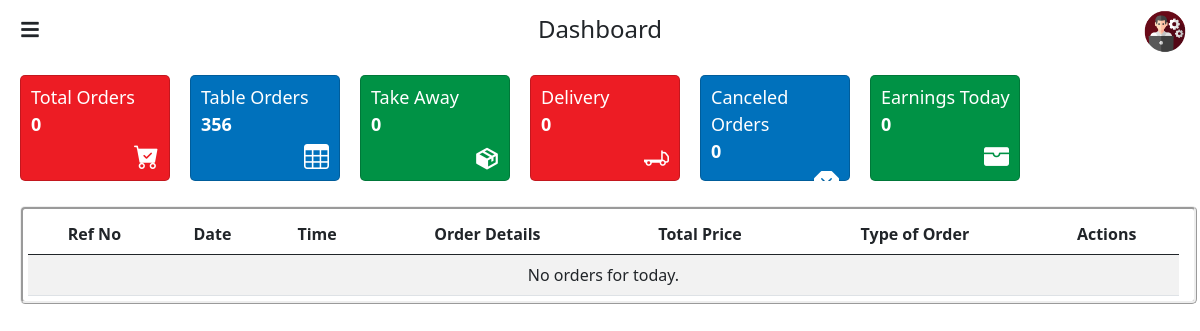
The app's page / (signed in), older data.
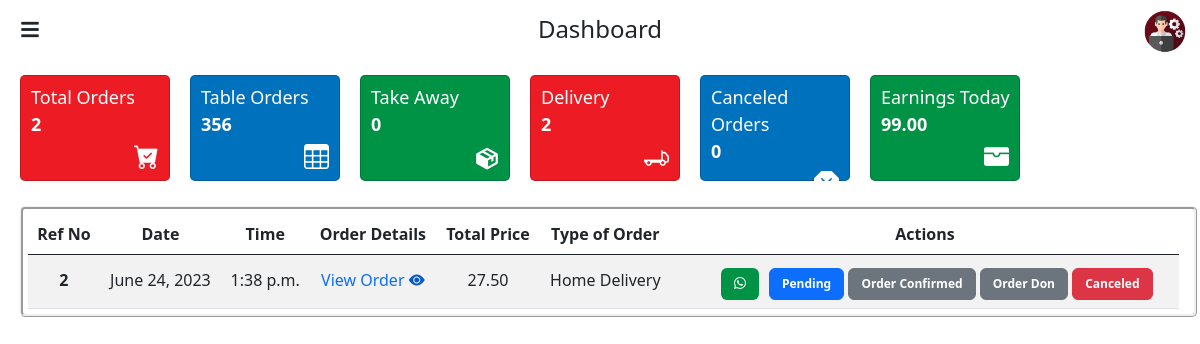
The same page, newer data.
### adminapp/models.py (models this page shows, shortened)
class Order(models.Model):
    TYPE = (
        ('Home Delivery', 'Home Delivery'),
        ('Take Away', 'Take Away'),
    )
    PAYMENT_MODE = (
        ('Cash on Delivery', 'Cash on Delivery'),
        ('Card on Delivery', 'Card on Delivery'),
    )
    STATUS = (
        ('Pending', 'Pending'),
        ('Order Confirmed', 'Order Confirmed'),
        ('Order Don', 'Order Don'),
        ('Canceled', 'Canceled'),
    )
    cart = models.ManyToManyField(Cart)
    reference_number = models.CharField(max_length=100, unique=True)
    order_type = models.CharField(max_length=100, choices=TYPE)
    name = models.CharField(max_length=200)
    whatsapp_number = models.CharField(max_length=20)
    contact_number = models.CharField(max_length=20)
    address_one = models.CharField(max_length=500)
    address_two = models.CharField(max_length=500)
    address_three = models.CharField(max_length=500)
    order_note = models.CharField(max_length=500)
    payment_mode = models.CharField(max_length=100, choices=PAYMENT_MODE)
    date = models.DateField(auto_now_add=True)
    time = models.TimeField()
    status = models.CharField(max_length=100, choices=STATUS, default='Pending', null=True, blank=True)
    def get_product_total_price(self):
        total_price = Decimal(0)
        for order_item in self.cart.all():
            total_price += order_item.get_total_price_with_tax()
        return total_price
    def get_cart_total(self):
        total = Decimal(0)
        for cart_item in self.cart.all():
            total += cart_item.total
        return total

class Cart(models.Model):
    user = models.ForeignKey(User, on_delete=models.CASCADE)
    product_price = models.ForeignKey(ProductPrice, on_delete=models.CASCADE)
    quantity = models.PositiveIntegerField(default=1)
    product_price_dummy = models.CharField(max_length=100, null=True, blank=True)
    tax_dummy = models.CharField(max_length=100, null=True, blank=True)
    total = models.DecimalField(max_digits=10, decimal_places=2, null=True, blank=True)
    def get_total_price_with_tax(self):
        if self.product_price.discount_price is not None:
            price = self.product_price.discount_price
        else:
            price = self.product_price.actual_price
        tax_amount = Decimal(price) * Decimal(self.product_price.tax) / 100
        total_price_with_tax = (Decimal(price) + tax_amount) * Decimal(self.quantity)
        return total_price_with_tax

### adminapp/views.py (the view, shortened to what this page needs)
# urls.py: path('',views.admin_index,name='admin_index'),
@login_required
def admin_index(request):
    today = date.today()  # Get today's date
    orders = Order.objects.filter(date=today)
    total_orders_count = orders.count()
    canceled_orders = orders.filter(status='Canceled')
    canceled_orders_count = canceled_orders.count()
    orders_don = orders.filter(status='Order Don')
    total_cart_earnings = Decimal(0)
    for order in orders_don:
        total_cart_earnings += order.get_cart_total()
    order_types = []
    for order_type in Order.TYPE:
        count = orders.filter(order_type=order_type[0]).count()
        order_types.append((order_type[0], order_type[1], count))
    context = {
        'orders': orders,
        'total_orders_count': total_orders_count,
        'canceled_orders_count': canceled_orders_count,
        'total_cart_earnings': total_cart_earnings,
        'order_types': order_types,
    }
    return render(request, 'admin_index.html', context)

### adminapp/templates/admin_index.html (shortened to what the changed rows need)
<!DOCTYPE html>
{% load static %}
<html lang="en">
<head>
    <link href="https://cdn.jsdelivr.net/npm/bootstrap@5.3.0-alpha3/dist/css/bootstrap.min.css" rel="stylesheet">
    <link rel="stylesheet" href="https://cdn.jsdelivr.net/npm/bootstrap-icons@1.10.5/font/bootstrap-icons.css">
    <link href='https://unpkg.com/boxicons@2.1.4/css/boxicons.min.css' rel='stylesheet'>
	<link rel="stylesheet" href="https://cdnjs.cloudflare.com/ajax/libs/font-awesome/5.15.4/css/all.min.css">
	<link rel="stylesheet" href="{% static 'css/admin-index.css' %}">
	<link rel="stylesheet" href="{% static 'css/animated.css' %}">
</head>
<body>
    <div class="card-container fade-in-right">
		<div class="card" style="background-color: #ed1c24; color: #fff;">
			<div>
			<p style="font-size: 18px;     margin-bottom: 0rem;padding-top: 8px; padding-left: 10px;">Total Orders <br><span style="font-weight: bolder;">{{ total_orders_count }}</span></p>
			</div>
		</div>
		<div class="card" style="background-color: #ed1c24; color: #fff;">
			<div>
				<p style="font-size: 18px; margin-bottom: 0rem; padding-top: 8px; padding-left: 10px;">
					Delivery <br>
					<span style="font-weight: bolder;"> {{ order_types.0.2 }}</span>
				</p>
			</div>
		</div>
		<div class="card" style="background-color: #009245;; color: #fff;">
			<div>
			<p style="font-size: 18px;     margin-bottom: 0rem;padding-top: 8px; padding-left: 10px;">Earnings Today <br><span style="font-weight: bolder;">{{ total_cart_earnings }}</span></p>
			</div>
		</div>
    </div>
	<div class="table-responsive fade-up">
        <table class="table table-striped">
            <thead style="border: thin;">
                <tr class="text-center">
                    <th scope="col" class="text-nowrap">Ref No</th>
                    <th scope="col" class="text-nowrap">Date</th>
                    <th scope="col" class="text-nowrap">Time</th>
                    <th scope="col" class="text-nowrap">Order Details</th>
                    <th scope="col" class="text-nowrap">Total Price</th>
					<th scope="col" class="text-nowrap">Type of Order</th>
					<th scope="col" class="text-nowrap">Actions</th>
                </tr>
            </thead>
			<tbody>
				{% if orders %}
					{% for order in orders %}
					{% if order.status == 'Pending' or order.status == 'Order Confirmed'  %}
							<tr class="text-center">
								<td class="text-nowrap" style="padding-top: 13px; font-weight: bold;">{{ order.reference_number }}</td>
								<td class="text-nowrap" style="padding-top: 13px;">{{ order.date }}</td>
								<td class="text-nowrap" style="padding-top: 13px;">{{ order.time }}</td>
								<td class="text-nowrap" style="padding-top: 13px;">
									<a href="{% url 'type_details' order_id=order.id %}">
										<span>View Order</span>
										<span>
											<i class="bi bi-eye-fill" style="color: #0a58ca;"></i>
										</span>
									</a>
								</td>
								<td class="text-nowrap" style="padding-top: 13px;">{{ order.get_cart_total }}</td>
								<td class="text-nowrap" style="padding-top: 13px;">{{ order.get_order_type_display }}</td>
								<td class="text-nowrap" style="padding-top: 13px; padding-left: 50px;">
									<div class="action-td">
										<div>
											<a href="https://api.whatsapp.com/send?phone={{ order.whatsapp_number }}&text=Hello%20I%20would%20like%20to%20contact%20you" target="_blank">
												<i class="bi bi-whatsapp btn" style="color: #fff; background-color: #009245; font-size: 12px; font-weight: bolder;"></i>
											</a>
										</div>
										<div style="padding-left: 10px;">
											<form method="post" id="cancel-form-{{ order.id }}">
												{% for status in order.STATUS %}
													{% if status.0 == 'Canceled' %}
													<button type="button" style="font-size: 12px; font-weight: bold;" onclick="updateStatus('{{ order.id }}', '{{ status.0 }}')" class="btn btn-danger {% if order.status == status.0 %}selected{% endif %}">
														{{ status.1 }}
													</button>
													{% else %}
													<button type="button" style="font-size: 12px; font-weight: bold;"  onclick="updateStatus('{{ order.id }}', '{{ status.0 }}')" class="btn {% if order.status == status.0 %}btn-primary selected{% else %}btn-secondary{% endif %}">
														{{ status.1 }}
													</button>
													{% endif %}
												{% endfor %}
											</form>
										</div>
									</div>
								</td>
							</tr>
						{% endif %}
					{% endfor %}
				{% else %}
					<tr>
						<td colspan="7" class="text-center">No orders for today.</td>
					</tr>
				{% endif %}
			</tbody>
        </table>
    </div>
</body>
</html>

Row changes from the older to the newer data that the page shows:
added Order: reference_number "2", date "June 24, 2023", time "1:38 p.m.", get_cart_total "27.50", order_type "Home Delivery", status "Pending" "Order Confirmed" "Order Don", status "Canceled"
Text that changed along with them:
{{ total_orders_count }}: "0" → "2"
{{ order_types.0.2 }}: "0" → "2"
{{ total_cart_earnings }}: "0" → "99.00"
text no longer shown: "No orders for today."
